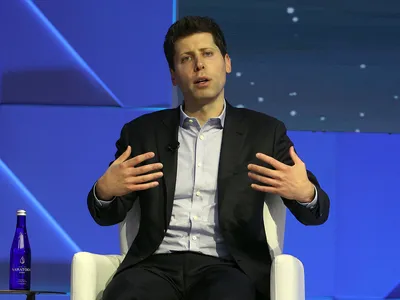
#> input picture Lab2/data/images/Altman.webp, 400 x 300 px; its folder holds only this picture in this run
$ jupyter execute 4_2.ipynb
#> lines starting #> are read from the running program, lines starting #| are printed output that depends on the picture
[cell 1]
import os
import numpy as np
from PIL import Image
import matplotlib.pyplot as plt

# Path to the directory containing images
directory = "data/images"

# Function to normalize image using min-max normalization
def min_max_normalization(img_array):
    normalized = (img_array - img_array.min()) / (img_array.max() - img_array.min())
    return (normalized * 255).astype(np.uint8)

# Function to normalize image using z-score normalization
def z_score_normalization(img_array):
    mean = img_array.mean()
    std = img_array.std()
    normalized = (img_array - mean) / std
    normalized = (normalized - normalized.min()) / (normalized.max() - normalized.min())
    return (normalized * 255).astype(np.uint8)

# Function to normalize image to range [0, 1]
def zero_one_normalization(img_array):
    normalized = img_array / 255.0
    return (normalized * 255).astype(np.uint8)

# Load, normalize and display images
for filename in os.listdir(directory):
    if filename.endswith((".jpg", ".webp", ".png")):
        img_path = os.path.join(directory, filename)
        img = Image.open(img_path).convert("L")
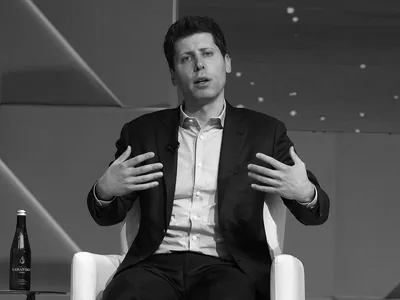
#> img: PIL image 400x300 L; min 0, max 255, mean 77.4
        img_array = np.array(img)

        # Apply different normalizations
        min_max_img = min_max_normalization(img_array)
        z_score_img = z_score_normalization(img_array)
#> in z_score_normalization, `mean = img_array.mean()`: mean = 77.36
#> in z_score_normalization, `std = img_array.std()`: std = 49
        zero_one_img = zero_one_normalization(img_array)

        # Create a figure with subplots for each normalization and histograms
        fig, axes = plt.subplots(2, 4, figsize=(20, 10))

        # Display the original image
        axes[0, 0].imshow(img, cmap="gray")
        axes[0, 0].set_title("Original")
        axes[0, 0].axis('off')

        # Display the histogram of the original image
        axes[1, 0].hist(img_array.flatten(), bins=256, range=(0, 255), color='black', alpha=0.75)
        axes[1, 0].set_title("Histogram (Original)")

        # Display the min-max normalized image
        axes[0, 1].imshow(min_max_img, cmap="gray")
        axes[0, 1].set_title("Min-Max Normalization")
        axes[0, 1].axis('off')

        # Display the histogram of the min-max normalized image
        axes[1, 1].hist(min_max_img.flatten(), bins=256, range=(0, 255), color='black', alpha=0.75)
        axes[1, 1].set_title("Histogram (Min-Max)")

        # Display the z-score normalized image
        axes[0, 2].imshow(z_score_img, cmap="gray")
        axes[0, 2].set_title("Z-Score Normalization")
        axes[0, 2].axis('off')

        # Display the histogram of the z-score normalized image
        axes[1, 2].hist(z_score_img.flatten(), bins=256, range=(0, 255), color='black', alpha=0.75)
        axes[1, 2].set_title("Histogram (Z-Score)")

        # Display the zero-one normalized image
        axes[0, 3].imshow(zero_one_img, cmap="gray")
        axes[0, 3].set_title("Zero-One Normalization")
        axes[0, 3].axis('off')

        # Display the histogram of the zero-one normalized image
        axes[1, 3].hist(zero_one_img.flatten(), bins=256, range=(0, 255), color='black', alpha=0.75)
        axes[1, 3].set_title("Histogram (Zero-One)")

        plt.tight_layout()
        plt.show()
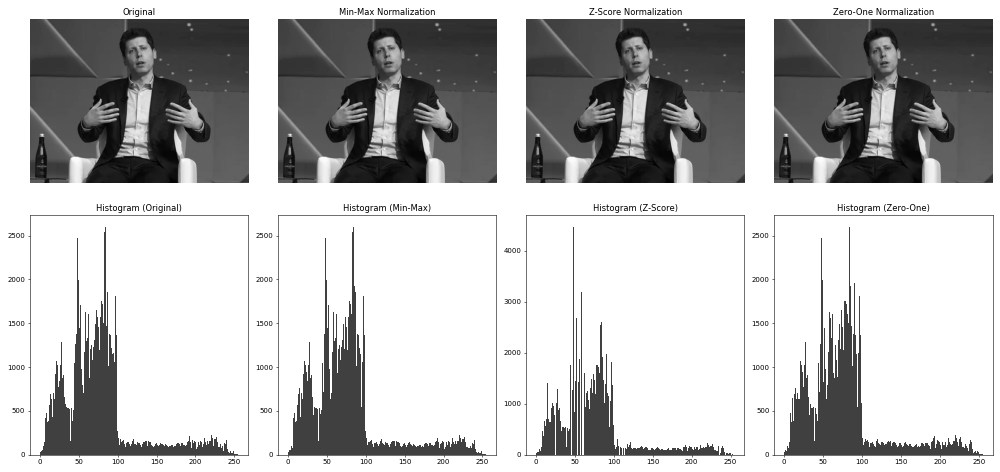
#> figure drawn by matplotlib, 8 panels; panel 5: tallest bar 2603 high, from x = 83.67 to 84.67; panel 6: tallest bar 2603 high, from x = 83.67 to 84.67; panel 7: tallest bar 4470 high, from x = 47.81 to 48.81; panel 8: tallest bar 2603 high, from x = 83.67 to 84.67
